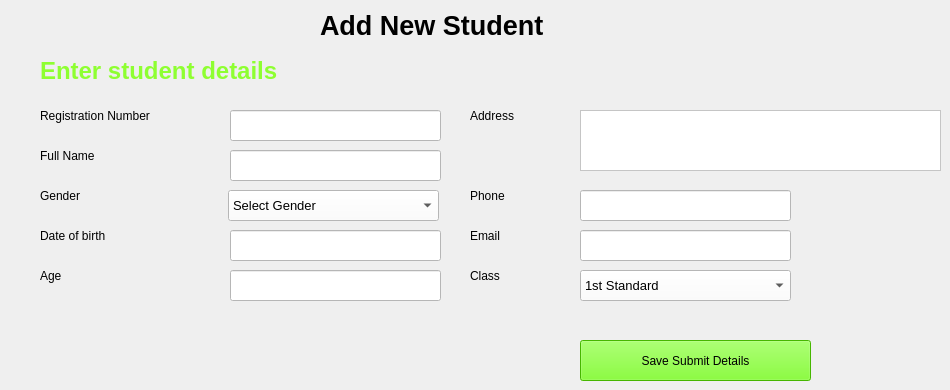
    <widget class="QWidget" name="tab_3">
     <attribute name="title">
      <string>Add Student</string>
     </attribute>
     <widget class="QLabel" name="l12">
      <property name="geometry">
       <rect>
        <x>40</x>
        <y>50</y>
        <width>471</width>
        <height>41</height>
       </rect>
      </property>
      <property name="font">
       <font>
        <pointsize>18</pointsize>
        <weight>75</weight>
        <bold>true</bold>
       </font>
      </property>
      <property name="styleSheet">
       <string notr="true">color: rgb(142, 255, 49);</string>
      </property>
      <property name="frameShadow">
       <enum>QFrame::Plain</enum>
      </property>
      <property name="text">
       <string>Enter student details</string>
      </property>
     </widget>
     <widget class="QLabel" name="label_8">
      <property name="geometry">
       <rect>
        <x>320</x>
        <y>10</y>
        <width>371</width>
        <height>31</height>
       </rect>
      </property>
      <property name="font">
       <font>
        <family>MS Shell Dlg 2</family>
        <pointsize>20</pointsize>
        <weight>75</weight>
        <bold>true</bold>
       </font>
      </property>
      <property name="text">
       <string>Add New Student</string>
      </property>
     </widget>
     <widget class="QLabel" name="label_9">
      <property name="geometry">
       <rect>
        <x>40</x>
        <y>100</y>
        <width>191</width>
        <height>31</height>
       </rect>
      </property>
      <property name="styleSheet">
       <string notr="true">font: 12pt &quot;MS Shell Dlg 2&quot;;</string>
      </property>
      <property name="text">
       <string>Registration Number</string>
      </property>
     </widget>
     <widget class="QLineEdit" name="tb11">
      <property name="geometry">
       <rect>
        <x>230</x>
        <y>110</y>
        <width>211</width>
        <height>31</height>
       </rect>
      </property>
      <property name="font">
       <font>
        <pointsize>10</pointsize>
       </font>
      </property>
      <property name="styleSheet">
       <string notr="true">background-color: rgb(255, 255, 255);</string>
      </property>
     </widget>
     <widget class="QLabel" name="label_10">
      <property name="geometry">
       <rect>
        <x>40</x>
        <y>140</y>
        <width>121</width>
        <height>31</height>
       </rect>
      </property>
      <property name="styleSheet">
       <string notr="true">font: 12pt &quot;MS Shell Dlg 2&quot;;</string>
      </property>
      <property name="text">
       <string>Full Name</string>
      </property>
     </widget>
     <widget class="QLineEdit" name="tb12">
      <property name="geometry">
       <rect>
        <x>230</x>
        <y>150</y>
        <width>211</width>
        <height>31</height>
       </rect>
      </property>
      <property name="font">
       <font>
        <pointsize>10</pointsize>
       </font>
      </property>
      <property name="styleSheet">
       <string notr="true">background-color: rgb(255, 255, 255);</string>
      </property>
     </widget>
     <widget class="QLabel" name="label_11">
      <property name="geometry">
       <rect>
        <x>40</x>
        <y>180</y>
        <width>121</width>
        <height>31</height>
       </rect>
      </property>
      <property name="styleSheet">
       <string notr="true">font: 12pt &quot;MS Shell Dlg 2&quot;;</string>
      </property>
      <property name="text">
       <string>Gender</string>
      </property>
     </widget>
     <widget class="QComboBox" name="cb11">
      <property name="geometry">
       <rect>
        <x>228</x>
        <y>190</y>
        <width>211</width>
        <height>31</height>
       </rect>
      </property>
      <property name="font">
       <font>
        <pointsize>10</pointsize>
       </font>
      </property>
      <property name="styleSheet">
       <string notr="true">background-color: rgb(255, 255, 255);</string>
      </property>
      <item>
       <property name="text">
        <string>Select Gender</string>
       </property>
      </item>
      <item>
       <property name="text">
        <string>Male</string>
       </property>
      </item>
      <item>
       <property name="text">
        <string>Female</string>
       </property>
      </item>
     </widget>
     <widget class="QLabel" name="label_12">
      <property name="geometry">
       <rect>
        <x>40</x>
        <y>220</y>
        <width>131</width>
        <height>31</height>
       </rect>
      </property>
      <property name="styleSheet">
       <string notr="true">font: 12pt &quot;MS Shell Dlg 2&quot;;</string>
      </property>
      <property name="text">
       <string>Date of birth</string>
      </property>
     </widget>
     <widget class="QLineEdit" name="tb13">
      <property name="geometry">
       <rect>
        <x>230</x>
        <y>230</y>
        <width>211</width>
        <height>31</height>
       </rect>
      </property>
      <property name="font">
       <font>
        <pointsize>10</pointsize>
       </font>
      </property>
      <property name="styleSheet">
       <string notr="true">background-color: rgb(255, 255, 255);</string>
      </property>
     </widget>
     <widget class="QLabel" name="label_13">
      <property name="geometry">
       <rect>
        <x>40</x>
        <y>260</y>
        <width>91</width>
        <height>31</height>
       </rect>
      </property>
      <property name="styleSheet">
       <string notr="true">font: 12pt &quot;MS Shell Dlg 2&quot;;</string>
      </property>
      <property name="text">
       <string>Age</string>
      </property>
     </widget>
     <widget class="QLineEdit" name="tb14">
      <property name="geometry">
       <rect>
        <x>230</x>
        <y>270</y>
        <width>211</width>
        <height>31</height>
       </rect>
      </property>
      <property name="font">
       <font>
        <pointsize>10</pointsize>
       </font>
      </property>
      <property name="styleSheet">
       <string notr="true">background-color: rgb(255, 255, 255);</string>
      </property>
     </widget>
     <widget class="QLabel" name="label_14">
      <property name="geometry">
       <rect>
        <x>470</x>
        <y>100</y>
        <width>91</width>
        <height>31</height>
       </rect>
      </property>
      <property name="styleSheet">
       <string notr="true">font: 12pt &quot;MS Shell Dlg 2&quot;;</string>
      </property>
      <property name="text">
       <string>Address</string>
      </property>
     </widget>
     <widget class="QTextEdit" name="mtb11">
      <property name="geometry">
       <rect>
        <x>580</x>
        <y>110</y>
        <width>361</width>
        <height>61</height>
       </rect>
      </property>
      <property name="font">
       <font>
        <family>MS Shell Dlg 2</family>
        <pointsize>12</pointsize>
        <weight>50</weight>
        <italic>false</italic>
        <bold>false</bold>
       </font>
      </property>
      <property name="styleSheet">
       <string notr="true">background-color: rgb(255, 255, 255);
font: 12pt &quot;MS Shell Dlg 2&quot;;</string>
      </property>
     </widget>
     <widget class="QLabel" name="label_15">
      <property name="geometry">
       <rect>
        <x>470</x>
        <y>180</y>
        <width>101</width>
        <height>31</height>
       </rect>
      </property>
      <property name="styleSheet">
       <string notr="true">font: 12pt &quot;MS Shell Dlg 2&quot;;</string>
      </property>
      <property name="text">
       <string>Phone</string>
      </property>
     </widget>
     <widget class="QLineEdit" name="tb15">
      <property name="geometry">
       <rect>
        <x>580</x>
        <y>190</y>
        <width>211</width>
        <height>31</height>
       </rect>
      </property>
      <property name="font">
       <font>
        <pointsize>12</pointsize>
       </font>
      </property>
      <property name="styleSheet">
       <string notr="true">background-color: rgb(255, 255, 255);</string>
      </property>
      <property name="text">
       <string/>
      </property>
     </widget>
     <widget class="QLineEdit" name="tb16">
      <property name="geometry">
       <rect>
        <x>580</x>
        <y>230</y>
        <width>211</width>
        <height>31</height>
       </rect>
      </property>
      <property name="font">
       <font>
        <pointsize>12</pointsize>
       </font>
      </property>
      <property name="styleSheet">
       <string notr="true">background-color: rgb(255, 255, 255);</string>
      </property>
      <property name="text">
       <string/>
      </property>
     </widget>
     <widget class="QLabel" name="label_16">
      <property name="geometry">
       <rect>
        <x>470</x>
        <y>220</y>
        <width>101</width>
        <height>31</height>
       </rect>
      </property>
      <property name="styleSheet">
       <string notr="true">font: 12pt &quot;MS Shell Dlg 2&quot;;</string>
      </property>
      <property name="text">
       <string>Email</string>
      </property>
     </widget>
     <widget class="QLabel" name="label_17">
      <property name="geometry">
       <rect>
        <x>470</x>
        <y>260</y>
        <width>81</width>
        <height>31</height>
       </rect>
      </property>
      <property name="styleSheet">
       <string notr="true">font: 12pt &quot;MS Shell Dlg 2&quot;;</string>
      </property>
      <property name="text">
       <string>Class</string>
      </property>
     </widget>
     <widget class="QComboBox" name="cb12">
      <property name="geometry">
       <rect>
        <x>580</x>
        <y>270</y>
        <width>211</width>
        <height>31</height>
       </rect>
      </property>
      <property name="font">
       <font>
        <pointsize>10</pointsize>
       </font>
      </property>
      <property name="styleSheet">
       <string notr="true">background-color: rgb(255, 255, 255);</string>
      </property>
      <item>
       <property name="text">
        <string>1st Standard</string>
       </property>
      </item>
      <item>
       <property name="text">
        <string>2nd Standerd</string>
       </property>
      </item>
      <item>
       <property name="text">
        <string>3rd Standard</string>
       </property>
      </item>
      <item>
       <property name="text">
        <string>4rth Standard</string>
       </property>
      </item>
      <item>
       <property name="text">
        <string>5th Standard</string>
       </property>
      </item>
      <item>
       <property name="text">
        <string>6th Standard</string>
       </property>
      </item>
      <item>
       <property name="text">
        <string>7th Standard </string>
       </property>
      </item>
      <item>
       <property name="text">
        <string>8th Standard</string>
       </property>
      </item>
      <item>
       <property name="text">
        <string>9th Standard</string>
       </property>
      </item>
      <item>
       <property name="text">
        <string>10th Standard</string>
       </property>
      </item>
      <item>
       <property name="text">
        <string>11th Standard</string>
       </property>
      </item>
      <item>
       <property name="text">
        <string>12th Standard</string>
       </property>
      </item>
     </widget>
     <widget class="QPushButton" name="b12">
      <property name="geometry">
       <rect>
        <x>580</x>
        <y>340</y>
        <width>231</width>
        <height>41</height>
       </rect>
      </property>
      <property name="styleSheet">
       <string notr="true">background-color: rgb(98, 255, 0);
font: 12pt &quot;MS Shell Dlg 2&quot;;</string>
      </property>
      <property name="text">
       <string>Save Submit Details</string>
      </property>
     </widget>
    </widget>
